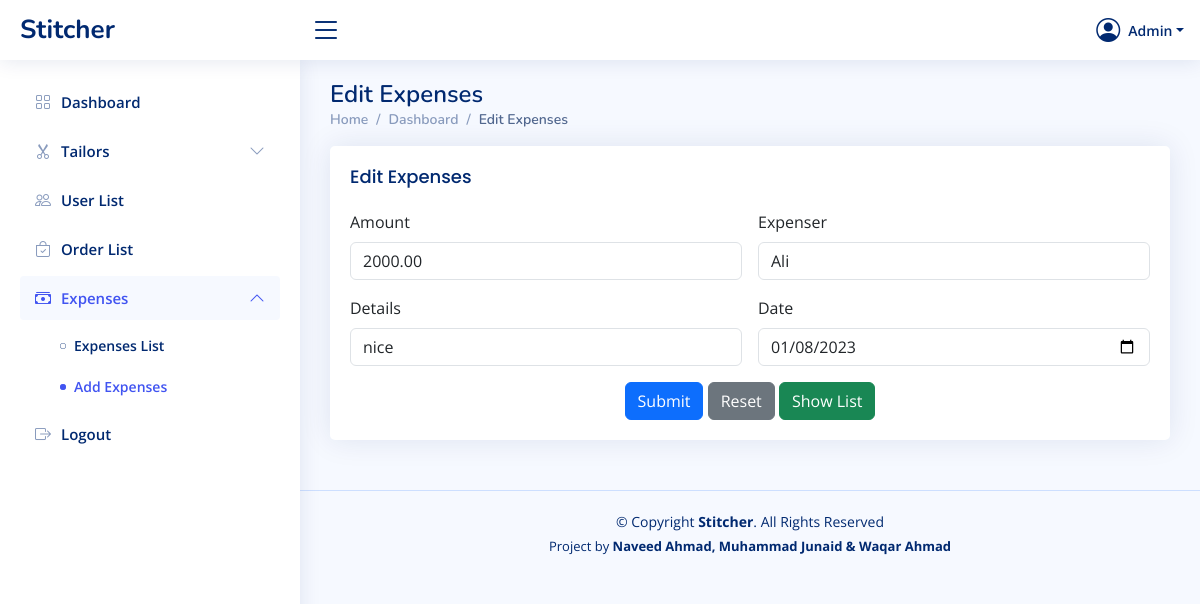
/add-expenses.php?edit=1 (signed in), run on the app's committed database.
### tables this page shows
CREATE TABLE IF NOT EXISTS expenses (
    id INT AUTO_INCREMENT PRIMARY KEY,
    amount DECIMAL(10,2) NOT NULL,
    expenser VARCHAR(100),
    details TEXT,
    expense_date DATE,
    status ENUM('Active','Inactive') DEFAULT 'Active',
    created_at TIMESTAMP DEFAULT CURRENT_TIMESTAMP
);

### add-expenses.php (the view, shortened to what this page needs)
<?php
require_once 'includes/auth.php';
$edit_data = null;
if (isset($_GET['edit'])) {
    $edit_id = (int)$_GET['edit'];
    $result = mysqli_query($conn, "SELECT * FROM expenses WHERE id=$edit_id");
    $edit_data = mysqli_fetch_assoc($result);
}
include 'includes/header.php';
?>
<div id="main" class="main">
  <div class="pagetitle">
    <h1><?= $edit_data ? 'Edit Expenses' : 'Add Expenses' ?></h1>
    <nav>
      <ol class="breadcrumb">
        <li class="breadcrumb-item"><a href="index.php">Home</a></li>
        <li class="breadcrumb-item"><a href="index.php">Dashboard</a></li>
        <li class="breadcrumb-item active"><?= $edit_data ? 'Edit Expenses' : 'Add Expenses' ?></li>
      </ol>
    </nav>
  </div>
  <section class="section">
    <div class="row">
      <div class="col-lg-12">
        <div class="card">
          <div class="card-body">
            <h5 class="card-title"><?= $edit_data ? 'Edit Expenses' : 'Add Expenses' ?></h5>
            <form method="POST" action="add-expenses.php">
              <div class="row g-3 mb-3">
                <div class="col-md-6">
                  <label class="form-label">Amount</label>
                  <input type="number" name="amount" class="form-control" value="<?= $edit_data['amount'] ?? '' ?>" required>
                </div>
                <div class="col-md-6">
                  <label class="form-label">Expenser</label>
                  <input type="text" name="expenser" class="form-control" value="<?= $edit_data['expenser'] ?? '' ?>">
                </div>
              </div>
              <div class="row g-3 mb-3">
                <div class="col-md-6">
                  <label class="form-label">Details</label>
                  <input type="text" name="details" class="form-control" value="<?= $edit_data['details'] ?? '' ?>">
                </div>
                <div class="col-md-6">
                  <label class="form-label">Date</label>
                  <input type="date" name="expense_date" class="form-control" value="<?= $edit_data['expense_date'] ?? '' ?>">
                </div>
              </div>
              <div class="text-center">
                <button type="submit" class="btn btn-primary">Submit</button>
                <button type="reset" class="btn btn-secondary">Reset</button>
                <a href="expenses-list.php" class="btn btn-success">Show List</a>
              </div>
            </form>
          </div>
        </div>
      </div>
    </div>
  </section>
</div>
<?php include 'includes/footer.php'; ?>

### assets/css/style.css (style rules this page uses)
:root { scroll-behavior: smooth; }
body { font-family: "Open Sans", sans-serif; background: #f6f9ff; color: #444444; }
a { color: #4154f1; text-decoration: none; }
h1, h2, h3, h4, h5, h6 { font-family: "Nunito", sans-serif; }
#main { margin-top: 60px; padding: 20px 30px; transition: all 0.3s; }
.pagetitle { margin-bottom: 10px; }
.pagetitle h1 { font-size: 24px; margin-bottom: 0; font-weight: 600; color: #012970; }
.card { margin-bottom: 30px; border: none; border-radius: 5px; box-shadow: 0px 0 30px rgba(1, 41, 112, 0.1); }
.card-title { padding: 20px 0 15px 0; font-size: 18px; font-weight: 500; color: #012970; font-family: "Poppins", sans-serif; }
.card-body { padding: 0 20px 20px 20px; }
.breadcrumb { font-size: 14px; font-family: "Nunito", sans-serif; color: #899bbd; font-weight: 600; }
.breadcrumb a { color: #899bbd; transition: 0.3s; }
.breadcrumb .breadcrumb-item::before { color: #899bbd; }
.breadcrumb .active { color: #51678f; font-weight: 600; }
@media (min-width: 1200px) { #main, #footer { margin-left: 300px; } }

### data on the page
expenses: amount "2000.00", expenser "Ali", details "nice", expense_date "01/08/2023"
